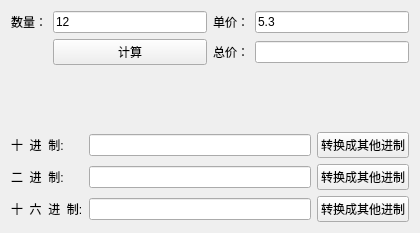
<?xml version="1.0" encoding="UTF-8"?>
<ui version="4.0">
 <class>Widget</class>
 <widget class="QWidget" name="Widget">
  <property name="geometry">
   <rect>
    <x>0</x>
    <y>0</y>
    <width>420</width>
    <height>233</height>
   </rect>
  </property>
  <property name="windowTitle">
   <string>Widget</string>
  </property>
  <layout class="QGridLayout" name="gridLayout_3">
   <item row="0" column="0">
    <layout class="QGridLayout" name="gridLayout">
     <item row="0" column="0">
      <widget class="QLabel" name="label">
       <property name="text">
        <string>数量：</string>
       </property>
      </widget>
     </item>
     <item row="0" column="1">
      <widget class="QLineEdit" name="editNum">
       <property name="text">
        <string>12</string>
       </property>
      </widget>
     </item>
     <item row="0" column="2">
      <widget class="QLabel" name="label_2">
       <property name="text">
        <string>单价：</string>
       </property>
      </widget>
     </item>
     <item row="0" column="3">
      <widget class="QLineEdit" name="editPrice">
       <property name="text">
        <string>5.3</string>
       </property>
      </widget>
     </item>
     <item row="1" column="1">
      <widget class="QPushButton" name="pushButton">
       <property name="text">
        <string>计算</string>
       </property>
      </widget>
     </item>
     <item row="1" column="2">
      <widget class="QLabel" name="label_3">
       <property name="text">
        <string>总价：</string>
       </property>
      </widget>
     </item>
     <item row="1" column="3">
      <widget class="QLineEdit" name="editTotal"/>
     </item>
    </layout>
   </item>
   <item row="1" column="0">
    <spacer name="verticalSpacer">
     <property name="orientation">
      <enum>Qt::Vertical</enum>
     </property>
     <property name="sizeHint" stdset="0">
      <size>
       <width>20</width>
       <height>45</height>
      </size>
     </property>
    </spacer>
   </item>
   <item row="2" column="0">
    <layout class="QGridLayout" name="gridLayout_2">
     <item row="0" column="0">
      <widget class="QLabel" name="labDec">
       <property name="text">
        <string>十  进  制:</string>
       </property>
      </widget>
     </item>
     <item row="0" column="1">
      <widget class="QLineEdit" name="editDec"/>
     </item>
     <item row="0" column="2">
      <widget class="QPushButton" name="btnDec">
       <property name="text">
        <string>转换成其他进制</string>
       </property>
      </widget>
     </item>
     <item row="1" column="0">
      <widget class="QLabel" name="labBin">
       <property name="text">
        <string>二  进  制:</string>
       </property>
      </widget>
     </item>
     <item row="1" column="1">
      <widget class="QLineEdit" name="editBin"/>
     </item>
     <item row="1" column="2">
      <widget class="QPushButton" name="btnBin">
       <property name="text">
        <string>转换成其他进制</string>
       </property>
      </widget>
     </item>
     <item row="2" column="0">
      <widget class="QLabel" name="labHex">
       <property name="text">
        <string>十  六  进  制:</string>
       </property>
      </widget>
     </item>
     <item row="2" column="1">
      <widget class="QLineEdit" name="editHex"/>
     </item>
     <item row="2" column="2">
      <widget class="QPushButton" name="btnHex">
       <property name="text">
        <string>转换成其他进制</string>
       </property>
      </widget>
     </item>
    </layout>
   </item>
  </layout>
 </widget>
 <resources/>
 <connections/>
</ui>
